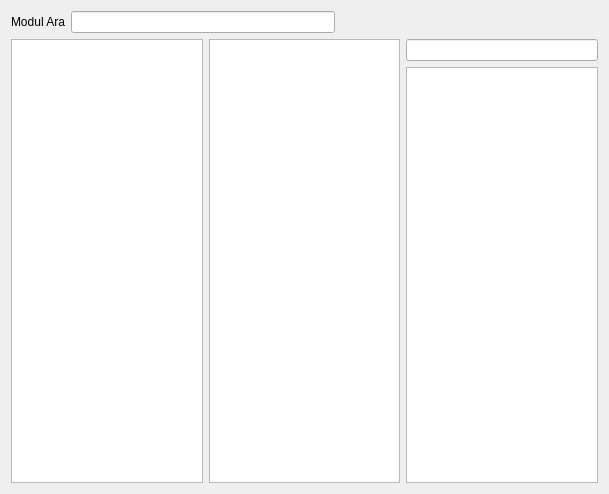
<?xml version="1.0" encoding="UTF-8"?>
<ui version="4.0">
 <class>yardimci</class>
 <widget class="QDialog" name="yardimci">
  <property name="geometry">
   <rect>
    <x>0</x>
    <y>0</y>
    <width>609</width>
    <height>494</height>
   </rect>
  </property>
  <property name="windowTitle">
   <string>Dialog</string>
  </property>
  <layout class="QVBoxLayout" name="verticalLayout_2">
   <item>
    <layout class="QHBoxLayout" name="horizontalLayout">
     <item>
      <widget class="QLabel" name="label">
       <property name="text">
        <string>Modul Ara</string>
       </property>
      </widget>
     </item>
     <item>
      <widget class="QLineEdit" name="editModul"/>
     </item>
     <item>
      <spacer name="horizontalSpacer">
       <property name="orientation">
        <enum>Qt::Horizontal</enum>
       </property>
       <property name="sizeHint" stdset="0">
        <size>
         <width>40</width>
         <height>20</height>
        </size>
       </property>
      </spacer>
     </item>
    </layout>
   </item>
   <item>
    <layout class="QHBoxLayout" name="horizontalLayout_2">
     <item>
      <widget class="QListWidget" name="listModuller"/>
     </item>
     <item>
      <widget class="QListWidget" name="listModul"/>
     </item>
     <item>
      <layout class="QVBoxLayout" name="verticalLayout">
       <item>
        <widget class="QLineEdit" name="editTip"/>
       </item>
       <item>
        <widget class="QTextEdit" name="textYardim"/>
       </item>
      </layout>
     </item>
    </layout>
   </item>
  </layout>
 </widget>
 <resources/>
 <connections>
  <connection>
   <sender>listModul</sender>
   <signal>itemClicked(QListWidgetItem*)</signal>
   <receiver>yardimci</receiver>
   <slot>detay()</slot>
   <hints>
    <hint type="sourcelabel">
     <x>230</x>
     <y>83</y>
    </hint>
    <hint type="destinationlabel">
     <x>307</x>
     <y>83</y>
    </hint>
   </hints>
  </connection>
  <connection>
   <sender>listModuller</sender>
   <signal>itemClicked(QListWidgetItem*)</signal>
   <receiver>yardimci</receiver>
   <slot>modulsec()</slot>
   <hints>
    <hint type="sourcelabel">
     <x>29</x>
     <y>59</y>
    </hint>
    <hint type="destinationlabel">
     <x>6</x>
     <y>39</y>
    </hint>
   </hints>
  </connection>
  <connection>
   <sender>editModul</sender>
   <signal>textChanged(QString)</signal>
   <receiver>yardimci</receiver>
   <slot>arama()</slot>
   <hints>
    <hint type="sourcelabel">
     <x>303</x>
     <y>21</y>
    </hint>
    <hint type="destinationlabel">
     <x>425</x>
     <y>21</y>
    </hint>
   </hints>
  </connection>
 </connections>
 <slots>
  <slot>doldur()</slot>
  <slot>detay()</slot>
  <slot>modulsec()</slot>
  <slot>arama()</slot>
 </slots>
</ui>
